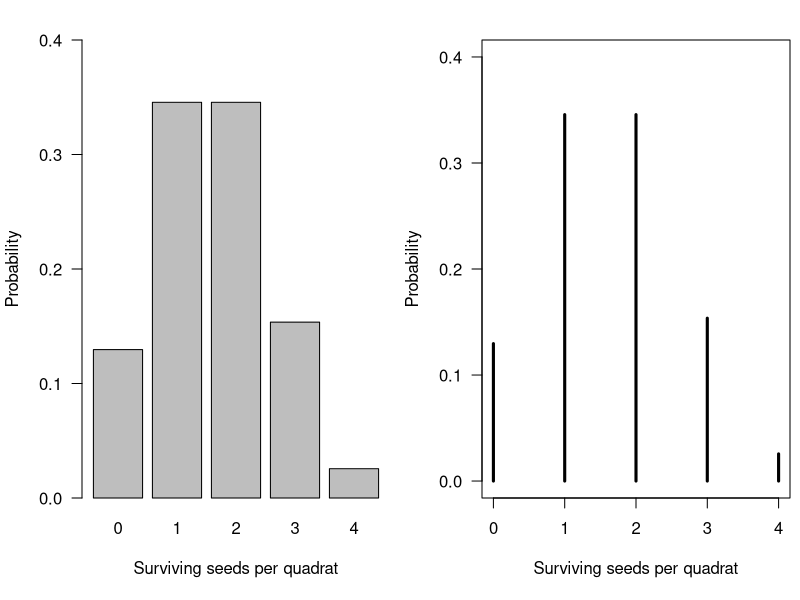
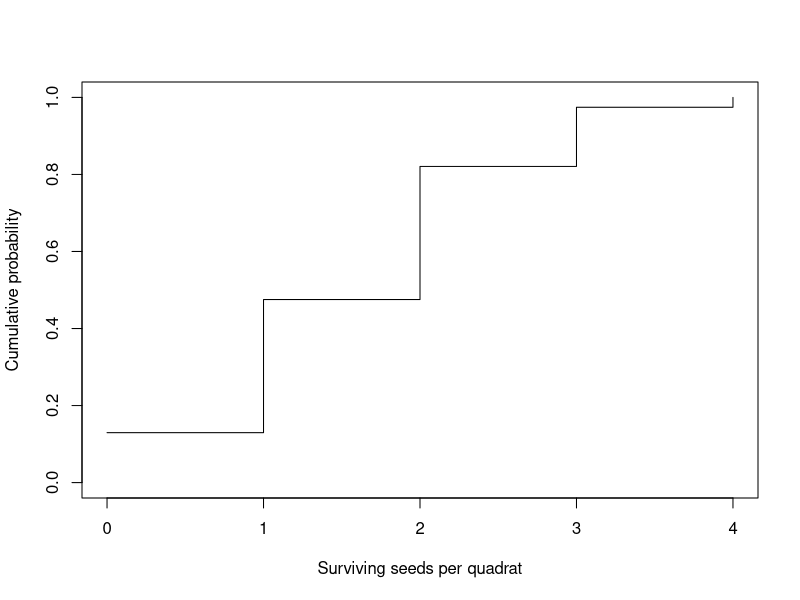
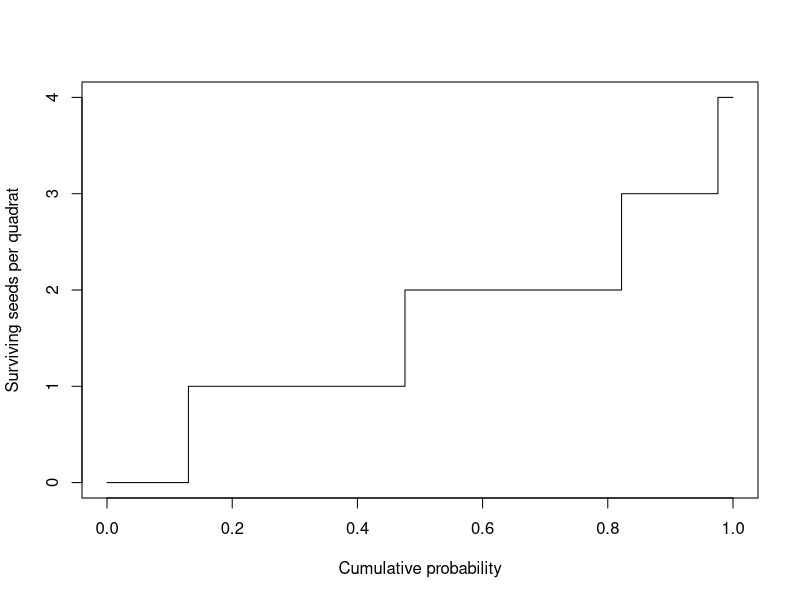
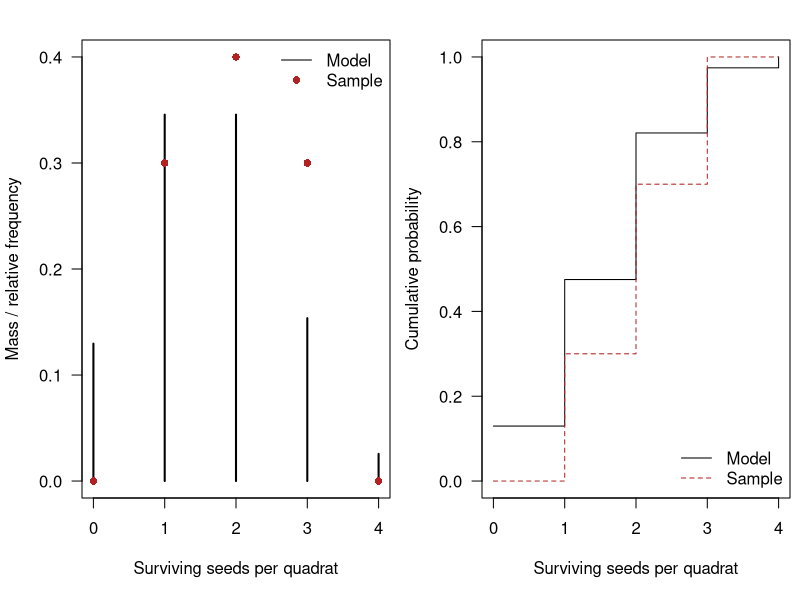
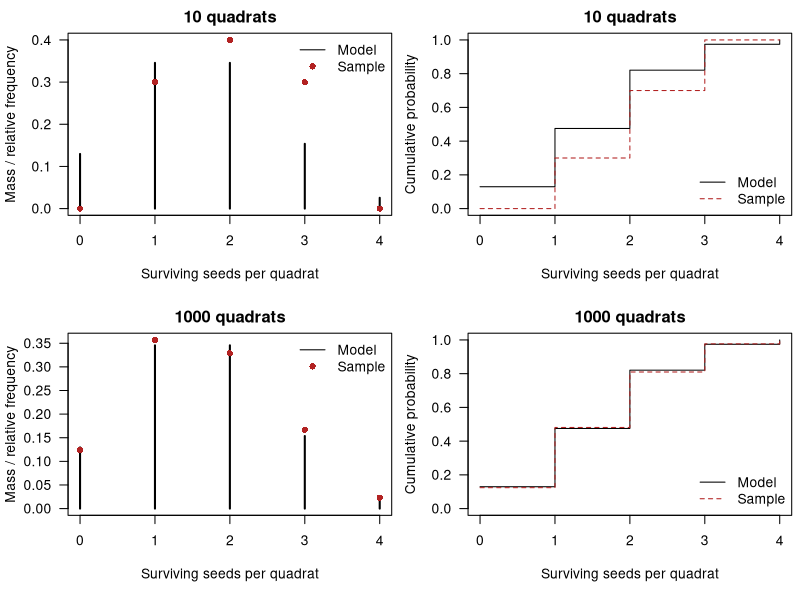
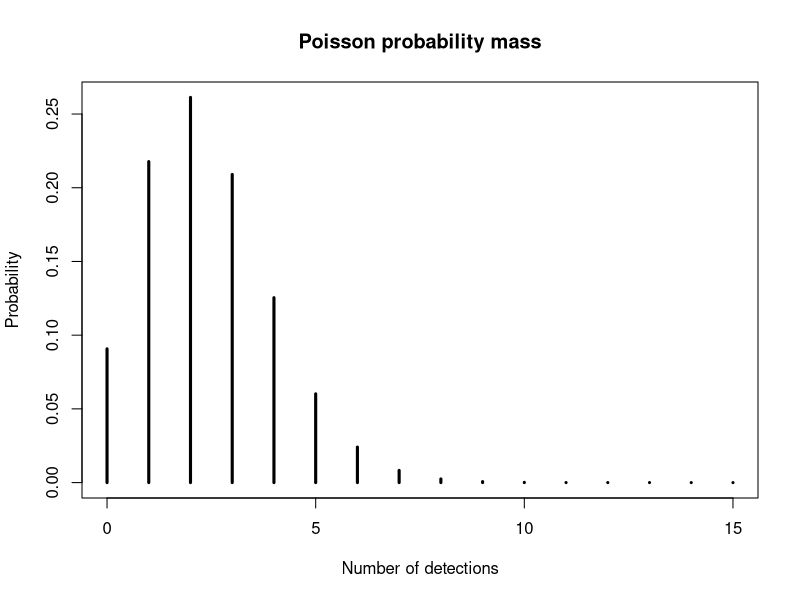
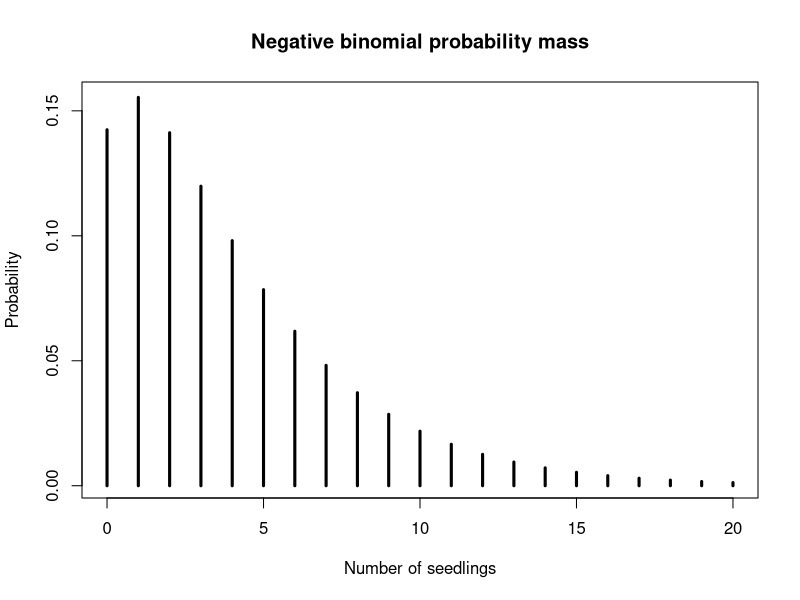

Write the R code that produced these figures, in order.
## ---- chunk 1
#| echo: false
#| eval: true
#| fig-cap: "Binomial probability mass for the number of surviving seeds in a quadrat."
# Set the model parameters and calculate the probability for each possible count.
seed_count = 4
seed_survival_probability = 0.4
seed_values = seq.int(from = 0, to = seed_count)
seed_mass = dbinom(
  x = seed_values,
  size = seed_count,
  prob = seed_survival_probability
)

par_val = par(no.readonly = TRUE)
par(mfrow = c(1, 2), mar = c(5.1, 4.1, 2, 0.5), las = 1)

barplot(
  height = seed_mass,
  names.arg = seed_values,
  xlab = "Surviving seeds per quadrat",
  ylab = "Probability",
  ylim = c(0, 0.4)
)

plot(
  x = seed_values,
  y = seed_mass,
  type = "h",
  lwd = 3,
  xlab = "Surviving seeds per quadrat",
  ylab = "Probability",
  ylim = c(0, 0.4)
)
par(par_val)
## ---- chunk 2
# Calculate one exact probability from the model.
dbinom(x = 2, size = seed_count, prob = seed_survival_probability)
## ---- chunk 3
#| echo: false
#| eval: true
#| fig-cap: "Cumulative probability for the number of surviving seeds in a quadrat."
# Calculate the cumulative probability for every possible count.
seed_count = 4
seed_survival_probability = 0.4
seed_values = seq.int(from = 0, to = seed_count)
seed_cumulative = pbinom(
  q = seed_values,
  size = seed_count,
  prob = seed_survival_probability
)

plot(
  x = seed_values,
  y = seed_cumulative,
  type = "s",
  xlab = "Surviving seeds per quadrat",
  ylab = "Cumulative probability",
  ylim = c(0, 1)
)
## ---- chunk 4
# Calculate the probability of at most two surviving seeds.
pbinom(q = 2, size = seed_count, prob = seed_survival_probability)
## ---- chunk 5
# Use the upper tail to calculate the probability of more than two survivors.
pbinom(
  q = 2,
  size = seed_count,
  prob = seed_survival_probability,
  lower.tail = FALSE
)
## ---- chunk 6
# The upper-tail probability is the complement of the lower-tail probability.
1 - pbinom(q = 2, size = seed_count, prob = seed_survival_probability)
## ---- chunk 7
#| echo: false
#| eval: true
#| fig-cap: "Binomial quantiles for the number of surviving seeds in a quadrat."
# Calculate the count at each requested cumulative probability.
seed_count = 4
seed_survival_probability = 0.4
probability_values = seq(from = 0, to = 1, length.out = 501)
seed_quantiles = qbinom(
  p = probability_values,
  size = seed_count,
  prob = seed_survival_probability
)

plot(
  x = probability_values,
  y = seed_quantiles,
  type = "s",
  xlab = "Cumulative probability",
  ylab = "Surviving seeds per quadrat",
  ylim = c(0, seed_count)
)
## ---- chunk 8
# Find the smallest count with at least the requested cumulative probability.
median_probability = 0.5
qbinom(
  p = median_probability,
  size = seed_count,
  prob = seed_survival_probability
)
## ---- chunk 9
# Generate one simulated count for each of ten quadrats.
n_simulated_quadrats = 10
set.seed(seed = 42)
sample_survivors = rbinom(
  n = n_simulated_quadrats,
  size = seed_count,
  prob = seed_survival_probability
)
sample_survivors
## ---- chunk 10
# Use the binomial probability mass to calculate a weighted average.
seed_values = seq.int(from = 0, to = seed_count)
seed_probability = dbinom(
  x = seed_values,
  size = seed_count,
  prob = seed_survival_probability
)
expected_value = sum(seed_values * seed_probability)
expected_value
## ---- chunk 11
# Weight each squared distance from the mean by its probability.
variance = sum((seed_values - expected_value)^2 * seed_probability)
variance
## ---- chunk 12
# Simulate ten quadrats from the binomial model.
set.seed(seed = 123)
n_quadrats = 10
sample_survivors = rbinom(
  n = n_quadrats,
  size = seed_count,
  prob = seed_survival_probability
)
## ---- chunk 13
# Count each possible value and divide by the sample size.
seed_values = seq.int(from = 0, to = seed_count)
count_survivors = table(factor(x = sample_survivors, levels = seed_values))
relative_frequency = count_survivors / length(sample_survivors)
relative_frequency
## ---- chunk 14
# Put the sample frequencies beside the model probabilities for comparison.
data.frame(
  seed_count = seed_values,
  relative_frequency = as.numeric(x = relative_frequency),
  theoretical_probability = dbinom(
    x = seed_values,
    size = seed_count,
    prob = seed_survival_probability
  )
)
## ---- chunk 15
# Compare relative frequencies for several sample sizes with the model.
set.seed(123)
sample_sizes = 10^(seq_len(length.out = 5))
seed_values = seq.int(from = 0, to = seed_count)

all_frequencies = matrix(NA, nrow = length(seed_values),
                         ncol = length(sample_sizes) + 1)
colnames(all_frequencies) = c(as.character(sample_sizes), "theory")

for (i in seq_along(sample_sizes)) {
  sample_survivors = rbinom(
    n = sample_sizes[i],
    size = seed_count,
    prob = seed_survival_probability
  )
  count_survivors = table(factor(
    x = sample_survivors,
    levels = seed_values
  ))
  all_frequencies[, i] = as.numeric(count_survivors) / sample_sizes[i]
}
all_frequencies[, length(sample_sizes) + 1] = dbinom(
  x = seed_values,
  size = seed_count,
  prob = seed_survival_probability
)
round(all_frequencies, 3)
## ---- chunk 16
#| echo: false
#| eval: true
#| fig-width: 9
#| fig-height: 4
#| fig-cap: "Model probabilities and sample frequencies for ten simulated quadrats."
# Simulate a sample and calculate its empirical distribution.
set.seed(142)
seed_count = 4
seed_survival_probability = 0.4
n_quadrats = 10
seed_values = seq.int(from = 0, to = seed_count)
model_mass = dbinom(
  x = seed_values, size = seed_count, prob = seed_survival_probability
)
model_cumulative = pbinom(
  q = seed_values, size = seed_count, prob = seed_survival_probability
)
sample_survivors = rbinom(
  n = n_quadrats, size = seed_count, prob = seed_survival_probability
)
count_survivors = table(factor(x = sample_survivors, levels = seed_values))
relative_frequency = as.numeric(count_survivors) / n_quadrats
cumulative_relative_frequency = cumsum(relative_frequency)

old_par = par(no.readonly = TRUE)
par(mfrow = c(1, 2), mar = c(5.1, 4.1, 2, 0.5), las = 1)
plot(
  x = seed_values, y = model_mass, type = "h", lwd = 2,
  xlab = "Surviving seeds per quadrat", ylab = "Mass / relative frequency",
  ylim = c(0, max(model_mass, relative_frequency))
)
points(x = seed_values, y = relative_frequency, col = "firebrick", pch = 16)
legend(
  x = "topright", legend = c("Model", "Sample"),
  col = c("black", "firebrick"), lty = c(1, NA), pch = c(NA, 16),
  bty = "n"
)
plot(
  x = seed_values, y = model_cumulative, type = "s",
  xlab = "Surviving seeds per quadrat", ylab = "Cumulative probability",
  ylim = c(0, 1)
)
lines(x = seed_values, y = cumulative_relative_frequency,
      type = "s", col = "firebrick", lty = 2)
legend(
  x = "bottomright", legend = c("Model", "Sample"),
  col = c("black", "firebrick"), lty = c(1, 2), bty = "n"
)
par(old_par)
## ---- chunk 17
# Simulate a small sample and calculate its weighted and ordinary means.
set.seed(123)
n_quadrats = 10
seed_count = 4
seed_survival_probability = 0.4
seed_values = seq.int(from = 0, to = seed_count)
sample_survivors = rbinom(
  n = n_quadrats, size = seed_count, prob = seed_survival_probability
)
count_survivors = table(factor(x = sample_survivors, levels = seed_values))
relative_frequency = as.numeric(count_survivors) / n_quadrats
weighted_average = sum(relative_frequency * seed_values)
sample_mean = mean(sample_survivors)
c(weighted_average, sample_mean)
## ---- chunk 18
# Calculate the variance using divisor n, as for the empirical distribution.
empirical_variance = sum((seed_values - weighted_average)^2 * relative_frequency)
empirical_variance
## ---- chunk 19
# Compare the empirical variance with R's sample-variance function.
var(sample_survivors)
## ---- chunk 20
# Use type = 1 so the empirical quantile is one of the observed counts.
quantile(x = sample_survivors, probs = 0.5, type = 1)
## ---- chunk 21
#| echo: false
#| eval: true
#| fig-width: 9
#| fig-height: 8
#| fig-cap: "Model probabilities and sample frequencies for 10 quadrats (top) and 1,000 quadrats (bottom)."
# Compare empirical distributions at two sample sizes.
set.seed(142)
seed_count = 4
seed_survival_probability = 0.4
seed_values = seq.int(from = 0, to = seed_count)
sample_sizes = c(10, 1000)
model_mass = dbinom(
  x = seed_values, size = seed_count, prob = seed_survival_probability
)
model_cumulative = pbinom(
  q = seed_values, size = seed_count, prob = seed_survival_probability
)

old_par = par(no.readonly = TRUE)
par(mfrow = c(2, 2), mar = c(5.1, 4.1, 2, 0.5), las = 1)
for (n_quadrats in sample_sizes) {
  sample_survivors = rbinom(
    n = n_quadrats, size = seed_count, prob = seed_survival_probability
  )
  count_survivors = table(factor(x = sample_survivors, levels = seed_values))
  relative_frequency = as.numeric(count_survivors) / n_quadrats
  cumulative_relative_frequency = cumsum(relative_frequency)

  plot(
    x = seed_values, y = model_mass, type = "h", lwd = 2,
    xlab = "Surviving seeds per quadrat", ylab = "Mass / relative frequency",
    ylim = c(0, max(model_mass, relative_frequency)),
    main = paste(n_quadrats, "quadrats")
  )
  points(x = seed_values, y = relative_frequency, col = "firebrick", pch = 16)
  legend(
    x = "topright", legend = c("Model", "Sample"),
    col = c("black", "firebrick"), lty = c(1, NA), pch = c(NA, 16),
    bty = "n"
  )
  plot(
    x = seed_values, y = model_cumulative, type = "s",
    xlab = "Surviving seeds per quadrat", ylab = "Cumulative probability",
    ylim = c(0, 1), main = paste(n_quadrats, "quadrats")
  )
  lines(x = seed_values, y = cumulative_relative_frequency,
        type = "s", col = "firebrick", lty = 2)
  legend(
    x = "bottomright", legend = c("Model", "Sample"),
    col = c("black", "firebrick"), lty = c(1, 2), bty = "n"
  )
}
par(old_par)
## ---- chunk 22
# Set the binomial model parameters and the count we want to check.
seedling_count = 20
seedling_survival_probability = 0.7
survivors_to_check = 14

dbinom(
  x = survivors_to_check,
  size = seedling_count,
  prob = seedling_survival_probability
)
## ---- chunk 23
# Calculate the expected count and variance from the binomial formulas.
expected_survivors = seedling_count * seedling_survival_probability
variance_survivors = seedling_count *
  seedling_survival_probability *
  (1 - seedling_survival_probability)
## ---- chunk 24
# Recover the binomial parameters from the model mean and variance.
mean_survivors = expected_survivors
success_probability = 1 - variance_survivors / mean_survivors
estimated_trial_count = mean_survivors / success_probability
## ---- chunk 25
# Calculate the Poisson mean for three nights and one exact probability.
rate_per_night = 0.8
n_nights = 3
expected_detections = rate_per_night * n_nights
detections_to_check = 2

dpois(x = detections_to_check, lambda = expected_detections)
## ---- chunk 26
# Calculate the probability of at least the requested number of detections.
minimum_detections = 5
ppois(
  q = minimum_detections - 1,
  lambda = expected_detections,
  lower.tail = FALSE
)
## ---- chunk 27
#| echo: false
#| fig-cap: "Poisson probability mass for detections during three camera nights."
# Calculate and plot the Poisson probability mass over a useful range of counts.
expected_detections = 2.4
maximum_detections_to_plot = 15
detection_values = seq.int(from = 0, to = maximum_detections_to_plot)
detection_mass = dpois(x = detection_values, lambda = expected_detections)

plot(
  x = detection_values,
  y = detection_mass,
  type = "h",
  lwd = 3,
  xlab = "Number of detections",
  ylab = "Probability",
  main = "Poisson probability mass"
)
## ---- chunk 28
# Simulate overdispersed quadrat counts from a negative binomial model.
set.seed(seed = 123)

n_quadrats = 100
negative_binomial_size = 1.5
negative_binomial_mean = 4

counts = rnbinom(
  n = n_quadrats,
  size = negative_binomial_size,
  mu = negative_binomial_mean
)

sample_mean = mean(counts)
sample_variance = var(counts)
dispersion_ratio = sample_variance / sample_mean
c(sample_mean, sample_variance, dispersion_ratio)
## ---- chunk 29
# Calculate the negative binomial mean and variance from its parameters.
mean_seedlings = 4
negative_binomial_size = 1.5

expected_seedlings = mean_seedlings
variance_seedlings = mean_seedlings +
  mean_seedlings^2 / negative_binomial_size

c(mean = expected_seedlings, variance = variance_seedlings)
## ---- chunk 30
# Calculate the probability of one particular seedling count.
seedlings_to_check = 10

dnbinom(
  x = seedlings_to_check,
  size = negative_binomial_size,
  mu = mean_seedlings
)
## ---- chunk 31
# Calculate the probability of at least the requested number of seedlings.
minimum_seedlings = 10

pnbinom(
  q = minimum_seedlings - 1,
  size = negative_binomial_size,
  mu = mean_seedlings,
  lower.tail = FALSE
)
## ---- chunk 32
#| echo: false
#| fig-cap: "Negative binomial probability mass for seedlings in a quadrat."
# Calculate and plot the negative binomial probability mass over a useful range.
mean_seedlings = 4
negative_binomial_size = 1.5
maximum_seedlings_to_plot = 20
seedling_values = seq.int(from = 0, to = maximum_seedlings_to_plot)
negative_binomial_mass = dnbinom(
  x = seedling_values,
  size = negative_binomial_size,
  mu = mean_seedlings
)

plot(
  x = seedling_values,
  y = negative_binomial_mass,
  type = "h",
  lwd = 3,
  xlab = "Number of seedlings",
  ylab = "Probability",
  main = "Negative binomial probability mass"
)
